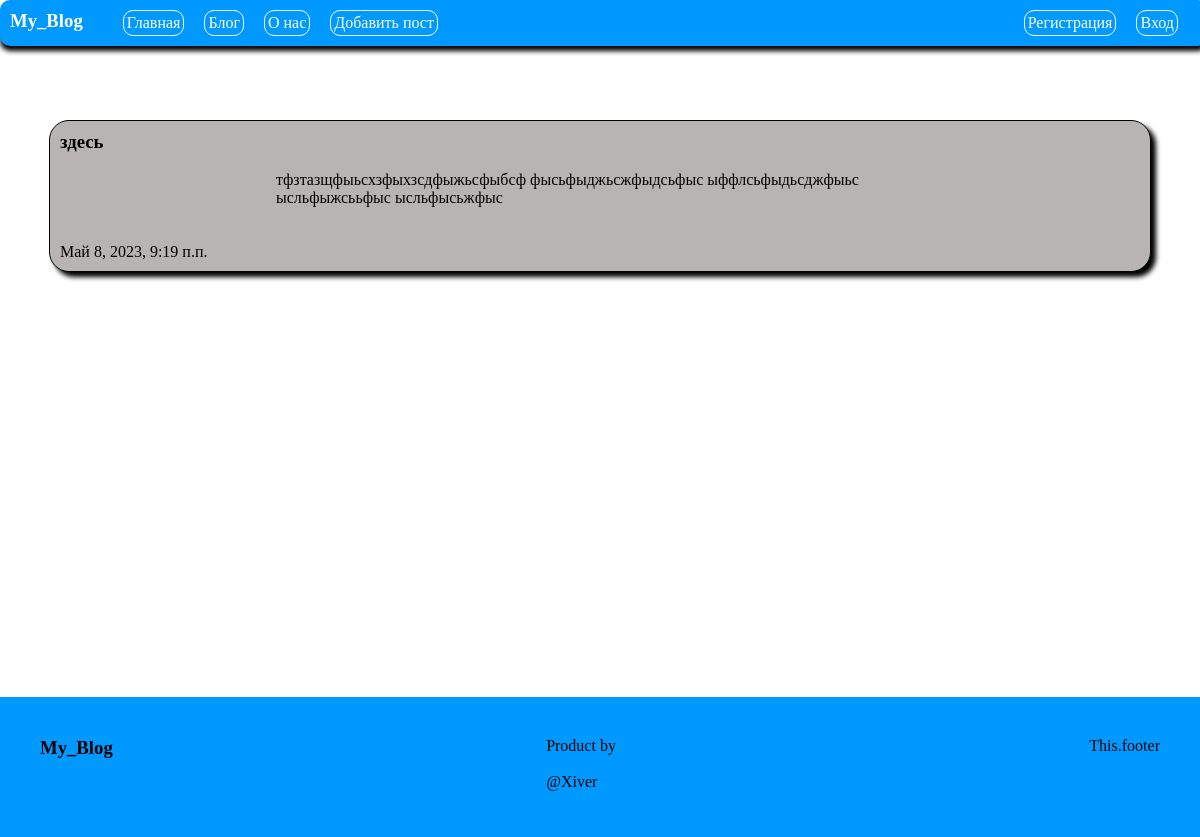
The app's page /blog/10, older data.
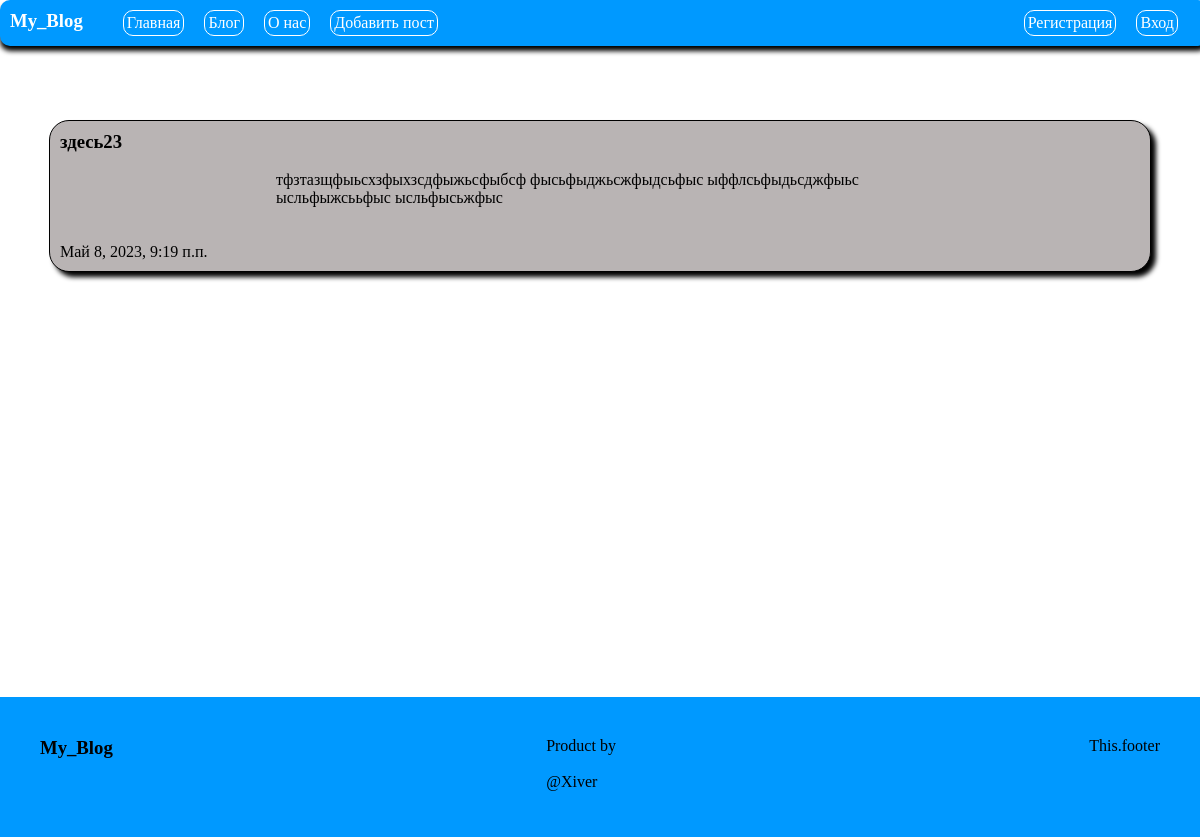
The same page, newer data.
### blog/models.py (models this page shows, shortened)
class Post(models.Model):
    title = models.CharField('Заголовок', max_length=50)
    anons = models.CharField('Анонс', max_length=250)
    text = models.TextField('Статья')
    date = models.DateTimeField('Дата публикации')
    class Meta:
        verbose_name = 'Новость'
        verbose_name_plural = 'Новости'

### blog/views.py (the view)
# urls.py: path('blog/<int:pk>', views.PostsView.as_view(), name='post'),
class PostsView(DetailView): # Класс динамических страниц,наслед. от DetailView
    model = Post             # Указать модель с которой работаем
    template_name = 'blog/post.html' #Указать какой шаблон будет обрабатывать
    context_object_name = 'post' #Ключ для передачи в шаблон

### blog/templates/blog/post.html (shortened to what this page needs)
{% extends "blog/layout.html" %}
{% block content %}
<main>
    <div class="card">
        <h3>{{ post.title }}</h3><br>
        <div class="text_post">
            <p>{{ post.text }}</p>
        </div><br>
        <p>{{ post.author }}</p><br>
        <p>{{ post.date }}</p>
    </div>
</main>
{% endblock %}

### blog/templates/blog/layout.html (shortened to what this page needs)
{% load static %}
<!DOCTYPE html>
<html lang="en">
<head>
    <link rel="stylesheet" href="{% static 'blog/css/style.css'%}">
</head>
<body>
    <nav class="menu">
        <h3>My_Blog</h3>
        <ul class="nav">
            <li><a href="{% url 'home' %}">Главная</a></li>
            <li><a href="{% url 'blog' %}">Блог</a></li>
            <li><a href="{% url 'about' %}">О нас</a></li>
            <li><a href="{% url 'create' %}">Добавить пост</a></li>
        </ul>
        <ul class="reg">
            <li>Регистрация</li>
            <li><a href="/admin/">Вход</a></li>
        </ul>
    </nav>
    {% block content %} {%endblock%}
    <footer>
       <h3>My_Blog</h3>
       <div>
            <p>Product by</p><br>
            <p>  @Xiver</p>
       </div>
       <p>This.footer</p>
    </footer>
</body>
</html>

### blog/static/blog/css/style.css (style rules this page uses)
* { margin: 0; padding: 0; }
body { background-color: white; height: 100vh; }
.menu { position: fixed; width: 99%; height: auto; background-color: rgb(0, 153, 255); display: flex; padding: 10px 10px 10px; box-shadow: 0px 5px 5px black; border-radius: 10px; color: white; }
.nav { margin-left: 20px; display: flex; }
.reg { margin-left: auto; display: flex; margin-right: 20px; }
.menu li { height: max-content; margin-left: 20px; list-style-type: none; border: 1px solid; border-radius: 10px; padding: 3px; }
.menu a { text-decoration: none; color: white; transition: transform .6s ease; }
main { min-height: calc(78.4vh - 100px); background-color: white; width: 100%; height: auto; margin-left: auto; margin-right: auto; margin-top: 0; margin-bottom: 20px; padding-top: 100px; padding-bottom: 50px; }
footer { width: 100%; height: 100px; background-color: rgb(0, 153, 255); display: flex; padding-top: 40px; }
footer h3 { margin-left: 40px; }
footer div { margin-left: auto; margin-right: auto; }
footer p { margin-right: 40px; }
.card { background-color: rgb(185, 180, 180); margin-left: auto; margin-right: auto; width: 90%; border: 1px solid; box-shadow: 5px 5px 5px black; margin-top: 20px; border-radius: 20px; padding: 10px; }
.text_post { width: 60%; margin-left: auto; margin-right: auto; }

Row changes from the older to the newer data that the page shows:
changed Post: title "здесь" → "здесь23"
